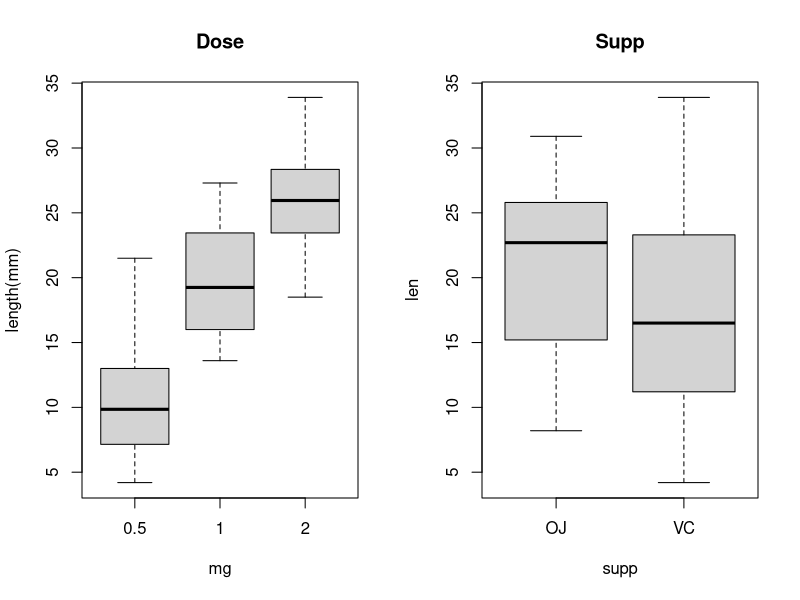
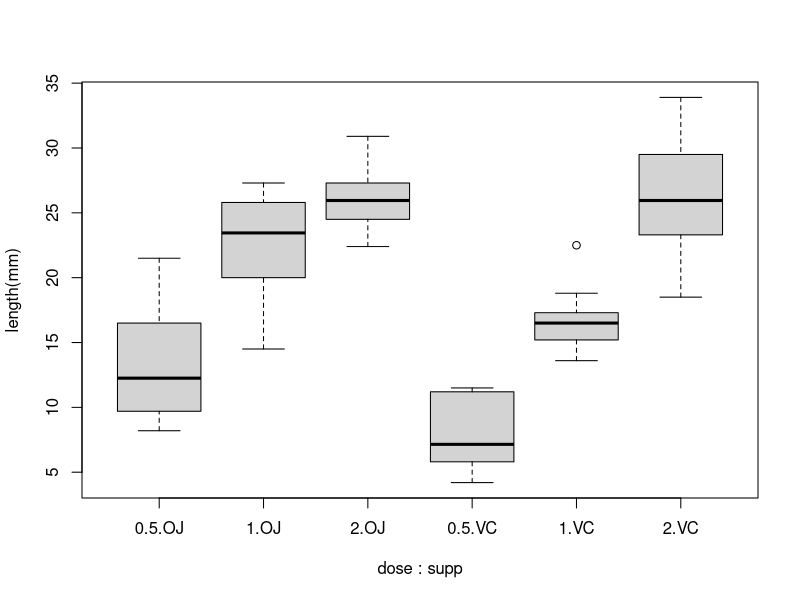

Source code (R) for these figures, in order:
# Now in the second portion of the class, we're going to analyze the ToothGrowth data in the R datasets package. 
# Load the ToothGrowth data and perform some basic exploratory data analyses 
# Provide a basic summary of the data.
# Use confidence intervals and/or hypothesis tests to compare tooth growth by supp and dose. (Only use the techniques from class, even if there's other approaches worth considering)
# State your conclusions and the assumptions needed for your conclusions. 
# Some criteria that you will be evaluated on
# Did you  perform an exploratory data analysis of at least a single plot or table highlighting basic features of the data?
# Did the student perform some relevant confidence intervals and/or tests?
# Were the results of the tests and/or intervals interpreted in the context of the problem correctly? 
# Did the student describe the assumptions needed for their conclusions?


# part 1 ------------------------------------------------------------------

# Load the ToothGrowth data and perform some basic exploratory data analyses 

library(datasets)
data(ToothGrowth)
?ToothGrowth
str(ToothGrowth)

# factorising dose 
ToothGrowth$dose <- factor(ToothGrowth$dose)
summary(ToothGrowth)

with(ToothGrowth, table(dose,supp))

# NA data
sum(is.na(ToothGrowth))

# dose & Supp
par(mfrow=c(1,2))
boxplot(len ~ dose, data = ToothGrowth, main="Dose",xlab="mg", ylab="length(mm)")
boxplot(len ~ supp, data = ToothGrowth, main="Supp")


par(mfrow=c(1,1))
boxplot(len ~ dose*supp, data = ToothGrowth,ylab="length(mm)")



# t-test regarding supp
with(ToothGrowth, t.test(len~supp))

# t-test regarding dose
with(ToothGrowth, pairwise.t.test(len,dose, pool.sd=FALSE))


levels <- levels(ToothGrowth$dose);levels

# t-test regarding dose grouped by supp

re <- lapply(1:length(levels), function(i) 
    with(ToothGrowth,
         t.test(len[dose==levels[[i]]]~supp[dose==levels[[i]]])
         )
    )
lapply(1:3, function(i) re[[i]]$conf.int)





